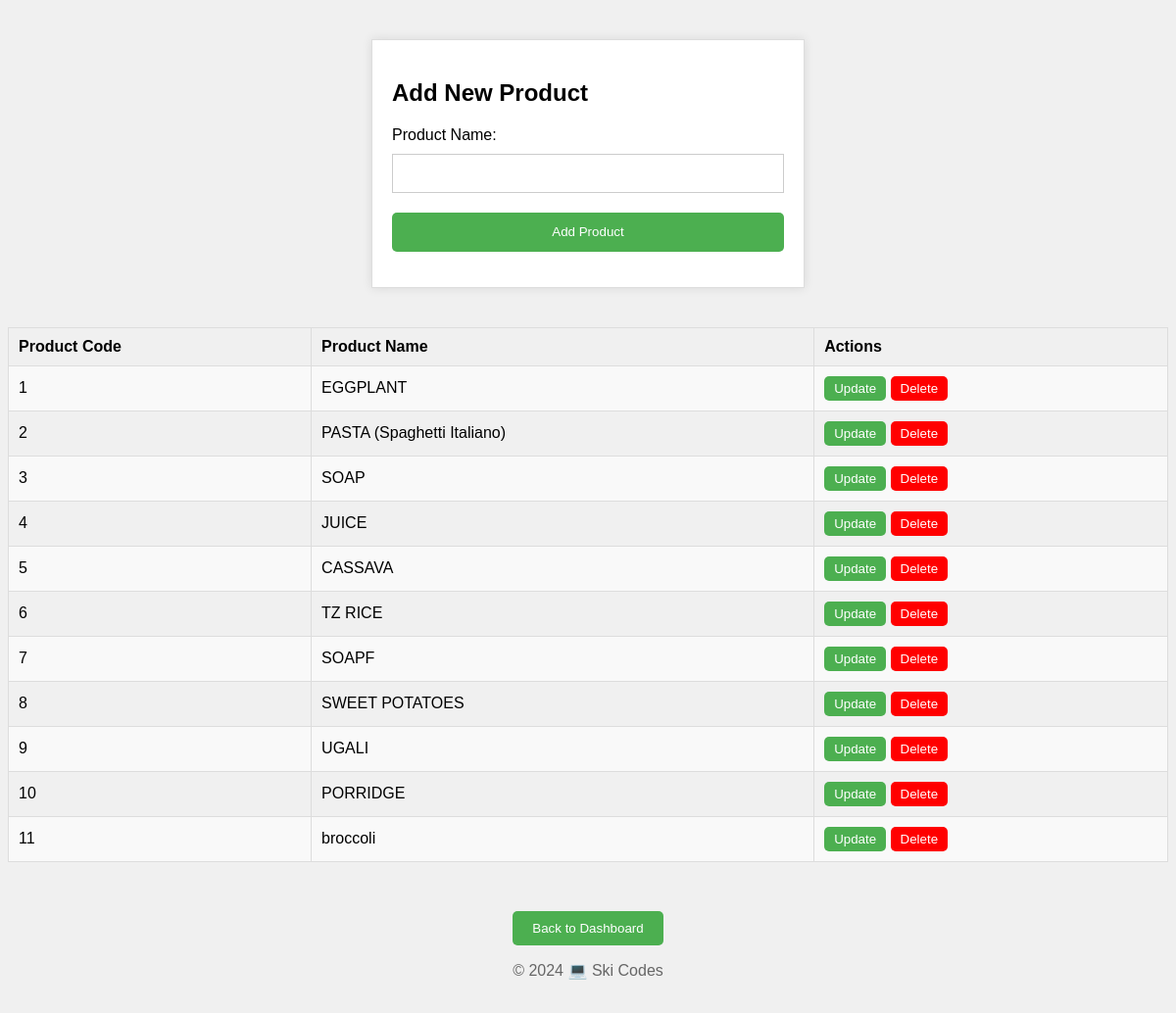
/products_list.php, run on the app's committed database.
### tables this page shows
CREATE TABLE IF NOT EXISTS `products` (
  `ProductCode` int(11) NOT NULL AUTO_INCREMENT,
  `ProductName` varchar(100) NOT NULL,
  PRIMARY KEY (`ProductCode`)
);

### products_list.php (the view, shortened to what this page needs)
<?php
include('db.php');
$query = "SELECT * FROM Products";
$result = $conn->query($query);
if ($result->num_rows > 0) {
 ?>
    <div class="form-container">
        <h2>Add New Product</h2>
        <form method="POST" action="products_list.php">
            <label for="product_name">Product Name:</label>
            <input type="text" id="product_name" name="product_name" required>
            <br>
            <button type="submit"name="add_product">Add Product</button>
        </form>
    </div>
    <table>
        <tr>
            <th>Product Code</th>
            <th>Product Name</th>
            <th>Actions</th>
        </tr>
        <?php
        while ($row = $result->fetch_assoc()) {
        ?>
            <tr>
                <td><?php echo $row["ProductCode"];?></td>
                <td><?php echo $row["ProductName"];?></td>
                <td>
                    <a href="products_list.php?id=<?php echo $row["ProductCode"];?>&update=true"><button class="action-btn">Update</button></a>
                    <button class="delete-btn" onclick="if(confirm('Are you sure you want to delete this product?')){location.href='products_list.php?id=<?php echo $row["ProductCode"];?>&delete=true'}">Delete</button>
                </td>
            </tr>
            <?php
        }
     ?>
    </table>
        <?php
} else {
    echo "No products found";
}
?>
<div class="footer" style="background-color: #f0f0f0; padding: 10px; text-align: center; color: #666;">
    <button class="back-btn" style="background-color: #4CAF50; color: #fff; padding: 10px 20px; border: none; border-radius: 5px; cursor: pointer;" onclick="location.href='dashboard.php'">Back to Dashboard</button>
    <p style="color: #666;">&copy; 2024 💻 Ski Codes </></p>
  </div>

### products_list.php (style rules this page uses)
table { border-collapse: collapse; width: 100%; margin: 40px auto; }
th, td { border: 1px solid #ddd; padding: 10px; text-align: left; }
th { background-color: #f0f0f0; }
tr:nth-child(even) { background-color: #f9f9f9; }
.form-container { max-width: 400px; margin: 40px auto; padding: 20px; background-color: #fff; border: 1px solid #ddd; box-shadow: 0 0 10px rgba(0, 0, 0, 0.1); }
.form-container label { display: block; margin-bottom: 10px; }
.form-container input[type="text"] { width: 100%; height: 40px; margin-bottom: 20px; padding: 10px; border: 1px solid #ccc; }
.form-container button[type="submit"] { width: 100%; height: 40px; background-color: #4CAF50; color: #fff; padding: 10px; border: none; border-radius: 5px; cursor: pointer; }
.action-btn { background-color: #4CAF50; color: #fff; padding: 5px 10px; border: none; border-radius: 5px; cursor: pointer; }
.delete-btn { background-color: #FF0000; color: #fff; padding: 5px 10px; border: none; border-radius: 5px; cursor: pointer; }
.footer { background-color: #f0f0f0; padding: 10px; text-align: center; color: #666; }

### data on the page
products: ProductCode "1", ProductName "EGGPLANT"
products: ProductCode "2", ProductName "PASTA (Spaghetti Italiano)"
products: ProductCode "3", ProductName "SOAP"
products: ProductCode "4", ProductName "JUICE"
products: ProductCode "5", ProductName "CASSAVA"
products: ProductCode "6", ProductName "TZ RICE"
products: ProductCode "7", ProductName "SOAPF"
products: ProductCode "8", ProductName "SWEET POTATOES"
products: ProductCode "9", ProductName "UGALI"
products: ProductCode "10", ProductName "PORRIDGE"
products: ProductCode "11", ProductName "broccoli"
